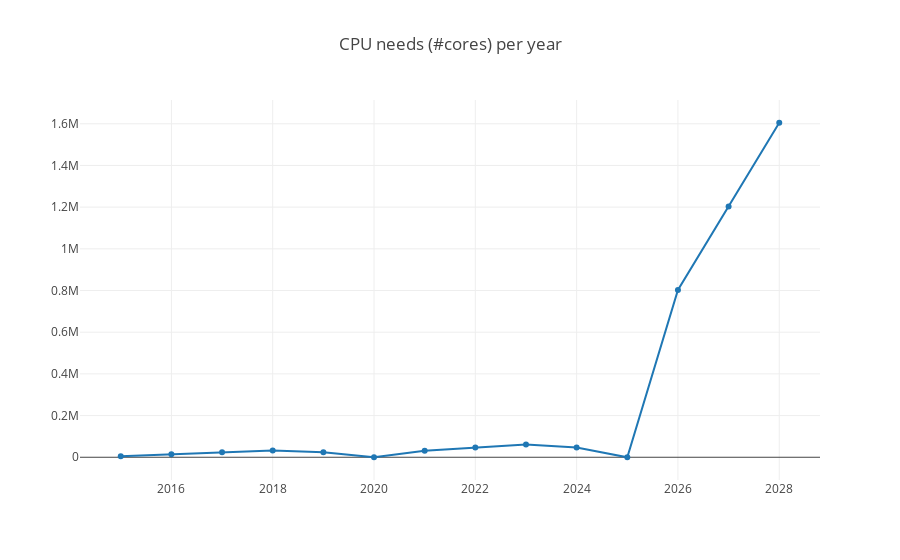

Notebook cell for this chart:
### Code cell
import numpy as np
import plotly 
import plotly.graph_objs as go

plotly.offline.init_notebook_mode(connected=True)

#print [CPURepr[x] for x in years] 

data1 = go.Scatter(x=np.array(years), y=[CPURepr[x] for x in years], mode='lines+markers', name='CPU')
layout = go.Layout(title="CPU needs (#cores) per year")
data = [data1,]
plotly.offline.iplot({"data": data, "layout": layout})

### Figure 1 — Plotly figure (JSON) as saved in the notebook; plotly's stock layout.template omitted (floating-point values rounded to 4 significant figures)
{"data": [{"mode": "lines+markers", "name": "CPU", "type": "scatter", "uid": "cf61ce87-d60d-44cb-877b-08fd587df6b0", "x": [2015, 2016, 2017, 2018, 2019, 2020, 2021, 2022, 2023, 2024, 2025, 2026, 2027, 2028], "y": [5074.0, 14880.0, 24140.0, 31860.0, 24140.0, 0, 30860.0, 46300.0, 61730.0, 46300.0, 0, 802500.0, 1204000.0, 1605000.0]}], "layout": {"title": {"text": "CPU needs (#cores) per year"}}}
